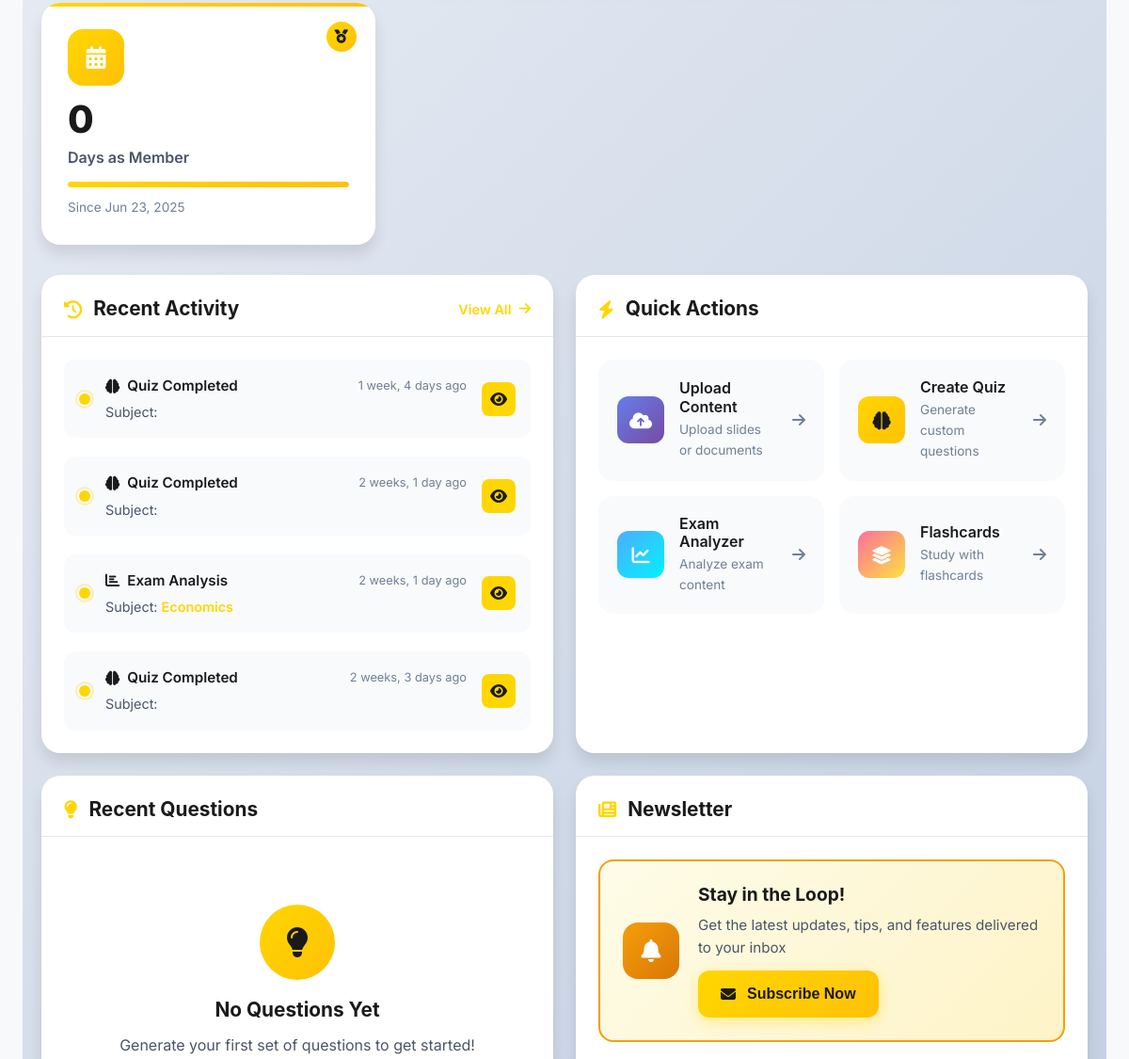
Before: /dashboard/ (signed in, middle part) with the older database file.
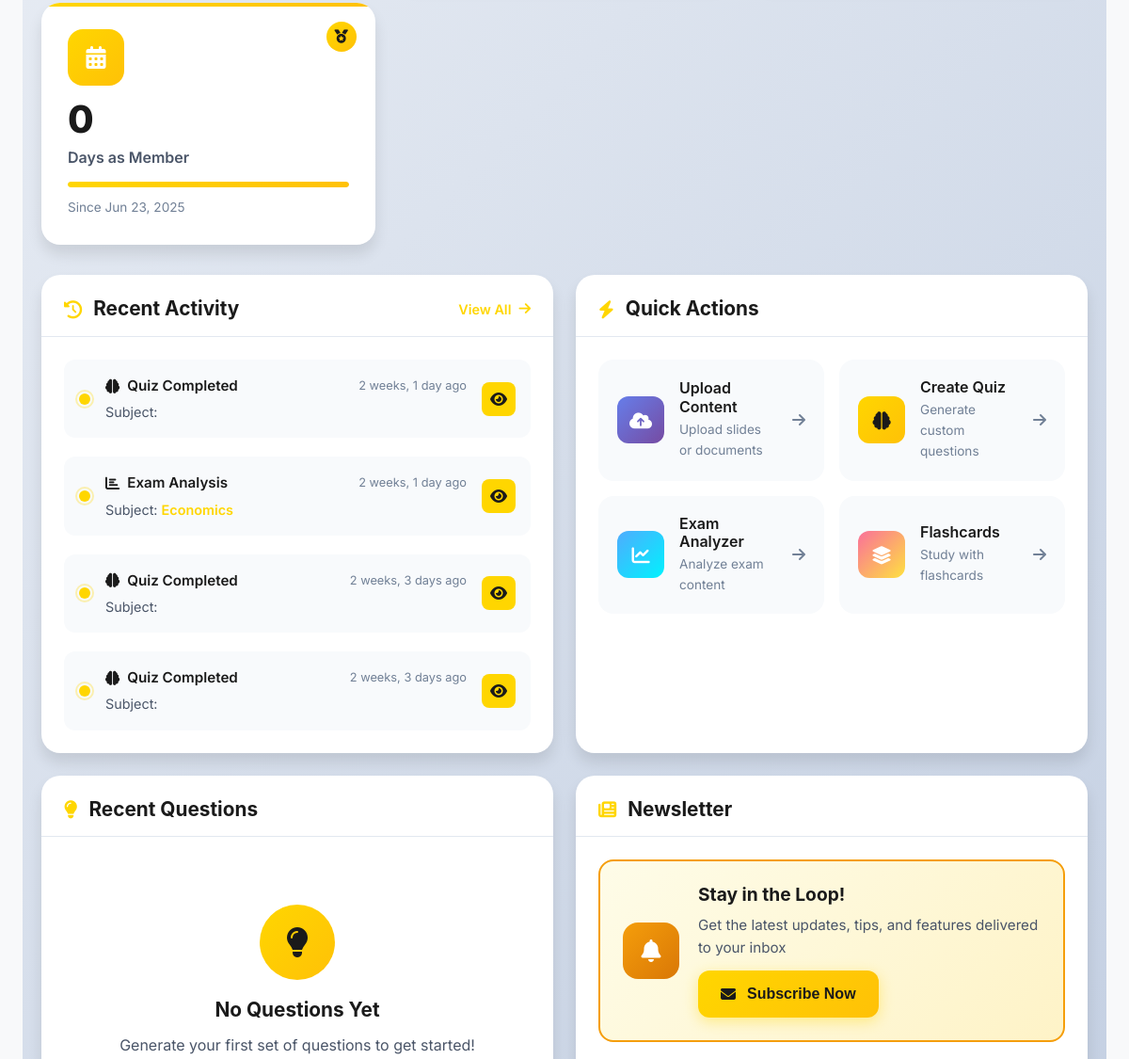
After: the same page with the newer database file.
### slides_analyzer/models.py (models this page shows, shortened)
class QuizSession(models.Model):
    user = models.ForeignKey(User, on_delete=models.CASCADE, related_name='quiz_sessions')
    subject = models.CharField(max_length=100, blank=True, help_text="Subject/topic of the quiz", db_index=True)
    total_questions = models.IntegerField(default=0)
    correct_answers = models.IntegerField(default=0)
    score_percentage = models.DecimalField(max_digits=5, decimal_places=2, default=0)
    duration_minutes = models.IntegerField(default=0, help_text="Time taken in minutes")
    questions_data = models.JSONField(default=dict, help_text="Stored quiz questions and answers")
    user_answers = models.JSONField(default=dict, help_text="User's answers")
    created_at = models.DateTimeField(auto_now_add=True, db_index=True)
    class Meta:
        ordering = ['-created_at']
        verbose_name = "Quiz Session"
        verbose_name_plural = "Quiz Sessions"

class ExamAnalysis(models.Model):
    user = models.ForeignKey(User, on_delete=models.CASCADE, related_name='exam_analyses')
    subject = models.CharField(max_length=100, help_text="Subject being analyzed", db_index=True)
    documents_analyzed = models.ManyToManyField(ExamDocument, related_name='analyses')
    analysis_data = models.JSONField(default=dict, help_text="Analysis results including trends and predictions")
    created_at = models.DateTimeField(auto_now_add=True)
    class Meta:
        ordering = ['-created_at']
        verbose_name = "Exam Analysis"
        verbose_name_plural = "Exam Analyses"
        indexes = [
            models.Index(fields=['user', '-created_at']),
            models.Index(fields=['subject', '-created_at']),
        ]

### slides_analyzer/views.py (the view)
# urls.py: path('dashboard/', views.dashboard, name='dashboard'),
@login_required
def dashboard(request):
    context = {}
    if request.user.is_authenticated:
        from .models import QuizSession, ExamAnalysis
        quiz_sessions = list(QuizSession.objects.filter(user=request.user))
        exam_analyses = list(ExamAnalysis.objects.filter(user=request.user))
        all_activities = []
        for q in quiz_sessions:
            subject = q.subject or ''
            file_name = ''
            if q.questions_data and isinstance(q.questions_data, dict):
                file_name = q.questions_data.get('uploaded_file_name', '')
            all_activities.append({'type': 'quiz', 'obj': q, 'created_at': q.created_at, 'subject': subject, 'file_name': file_name})
        for a in exam_analyses:
            all_activities.append({'type': 'exam_analysis', 'obj': a, 'created_at': a.created_at, 'subject': a.subject or '', 'file_name': ''})
        all_activities.sort(key=lambda x: x['created_at'], reverse=True)
        recent_activities = all_activities[:4]
        context['recent_activities'] = recent_activities
    return render(request, 'slides_analyzer/dashboard.html', context)

### slides_analyzer/context_processors.py (called while the page is built)
def user_profile(request):
    if request.user.is_authenticated:
        try:
            profile = request.user.profile
        except UserProfile.DoesNotExist:
            profile = UserProfile.objects.create(user=request.user)
        return {'user_profile': profile}
    return {'user_profile': None}

### slides_analyzer/models.py (called while the page is built)
    @property
    def profile_picture_url(self):
        if self.profile_picture and hasattr(self.profile_picture, 'url'):
            return self.profile_picture.url
        return '/static/images/default-avatar.png'

### slides_analyzer/templates/slides_analyzer/dashboard.html (shortened to what the changed rows need)
{% extends 'base.html' %}
{% load static %}
{% block content %}
<div class="dashboard-container">
    <div class="dashboard-grid">
        <div class="dashboard-card" data-aos="fade-up" data-aos-delay="200">
            <div class="card-header">
                <div class="card-title">
                    <h2>Recent Activity</h2>
                </div>
            </div>
            <div class="card-content">
                {% if recent_activities %}
                    <div class="activity-timeline">
                        {% for activity in recent_activities %}
                        <div class="activity-item">
                            <div class="activity-dot"></div>
                            <div class="activity-info">
                                <div class="activity-header">
                                    <div class="activity-type">
                                        {% if activity.type == 'quiz' %}
                                            <i class="fas fa-brain"></i>
                                            Quiz Completed
                                        {% elif activity.type == 'exam_analysis' %}
                                            <i class="fas fa-chart-bar"></i>
                                            Exam Analysis
                                        {% endif %}
                                    </div>
                                    <div class="activity-time">{{ activity.created_at|timesince }} ago</div>
                                </div>
                                <div class="activity-subject">Subject: <span>{{ activity.subject }}</span></div>
                            </div>
                            <div class="activity-action">
                                {% if activity.type == 'quiz' %}
                                    <a href="{% url 'quiz_results' %}" class="btn-mini">
                                        <i class="fas fa-eye"></i>
                                    </a>
                                {% elif activity.type == 'exam_analysis' %}
                                    <a href="{% url 'exam_analysis_results' activity.obj.id %}" class="btn-mini">
                                        <i class="fas fa-eye"></i>
                                    </a>
                                {% endif %}
                            </div>
                        </div>
                        {% endfor %}
                    </div>
                {% endif %}
            </div>
        </div>
        <div class="dashboard-card" data-aos="fade-up" data-aos-delay="300">
            <div class="card-header">
                <div class="card-title">
                    <h2>Quick Actions</h2>
                </div>
            </div>
        </div>
        <div class="dashboard-card" data-aos="fade-up" data-aos-delay="400">
            <div class="card-header">
                <div class="card-title">
                    <h2>Recent Questions</h2>
                </div>
            </div>
        </div>
        <div class="dashboard-card newsletter-card" data-aos="fade-up" data-aos-delay="500">
            <div class="card-header">
                <div class="card-title">
                    <h2>Newsletter</h2>
                </div>
            </div>
        </div>
    </div>
</div>
{% endblock %}

Changed rows visible on the page:
removed QuizSession: shows "Quiz Completed", created_at "1 week, 4 days"
now on this page (row unchanged): QuizSession: shows "Quiz Completed", created_at "2 weeks, 3 days"
